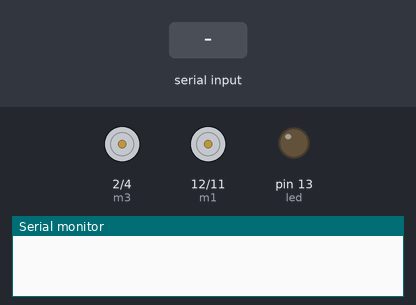
This sketch was run on a simulated Arduino Uno, built with avr-gcc and run on an emulated ATmega328P. On the bench: motor-driver pin pairs drawn as motors (green arrow = first pin HIGH = forward, orange = second pin HIGH = backward, longer = more drive), output pins drawn as LEDs (lit = HIGH), the last lines printed to the serial monitor. The test bench sets the inputs (shaded band).

Above: at 1.2 s.
1.3 s: "F" received over Serial
At 2.4 s:
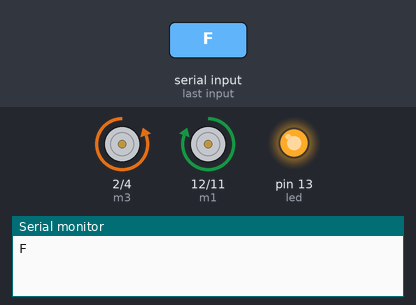
2.8 s: "B" received over Serial
At 3.5 s:
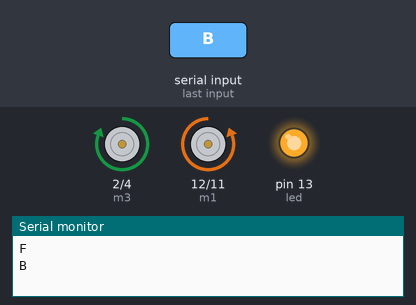
4.3 s: "R" received over Serial
At 4.7 s:
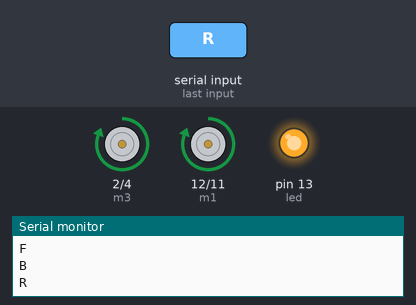
5.8 s: "L" received over Serial
At 7.0 s:
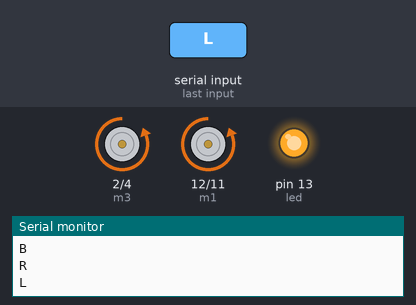
7.3 s: "1" received over Serial
At 8.2 s:
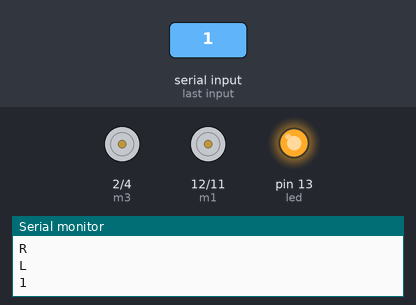
Timing chart, 0 to 9.8 s (numbered marks = the images above; inputs shaded):
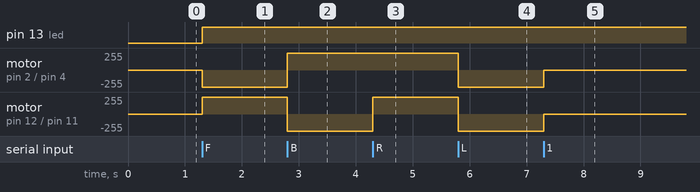

The sketch:

code_el_car.ino
```cpp
#define led 13
#define m1 12
#define m2 11
#define m3 2
#define m4 4
char in;

void setup() {
  // put your setup code here, to run once:
  pinMode(led,OUTPUT);
  pinMode(m1,OUTPUT);
   pinMode(m2,OUTPUT);
    pinMode(m3,OUTPUT);
     pinMode(m4,OUTPUT);
  Serial.begin(9600);

}
void loop() {
  // put your main code here, to run repeatedly:
  if(Serial.available() >0)
  {
    in=Serial.read();
    Serial.println(in);
    if(in== 'F') {
    digitalWrite(led,1);
    digitalWrite(m1,1);
digitalWrite(m2,0);
digitalWrite(m3,0);
digitalWrite(m4,1);

    }
    else if(in=='B') {
digitalWrite(m1,0);
digitalWrite(m2,1);
digitalWrite(m3,1);
digitalWrite(m4,0);}

else if (in=='R')
{
digitalWrite(m1,1);
digitalWrite(m2,0);
digitalWrite(m3,1);
digitalWrite(m4,0);

}

else if (in=='L')
{
digitalWrite(m1,0);
digitalWrite(m2,1);
digitalWrite(m3,0);
digitalWrite(m4,1);

}
else
{digitalWrite(m1,0);
digitalWrite(m2,0);
digitalWrite(m3,0);
digitalWrite(m4,0);
}
  }
}
```

Measured:
- after the input at 1.3 s, pin 13 (led): LOW → HIGH at once; motor on pin 2 (m3) / pin 4 (m4): stopped → backward 255/255 at once; motor on pin 12 (m1) / pin 11 (m2): stopped → forward 255/255 at once
- after the input at 2.8 s, motor on pin 2 (m3) / pin 4 (m4): backward 255/255 → forward 255/255 at once; motor on pin 12 (m1) / pin 11 (m2): forward 255/255 → backward 255/255 at once
- after the input at 4.3 s, motor on pin 12 (m1) / pin 11 (m2): backward 255/255 → forward 255/255 at once
- after the input at 5.8 s, motor on pin 2 (m3) / pin 4 (m4), motor on pin 12 (m1) / pin 11 (m2): forward 255/255 → backward 255/255 at once
- after the input at 7.3 s, motor on pin 2 (m3) / pin 4 (m4), motor on pin 12 (m1) / pin 11 (m2): backward 255/255 → stopped at once
